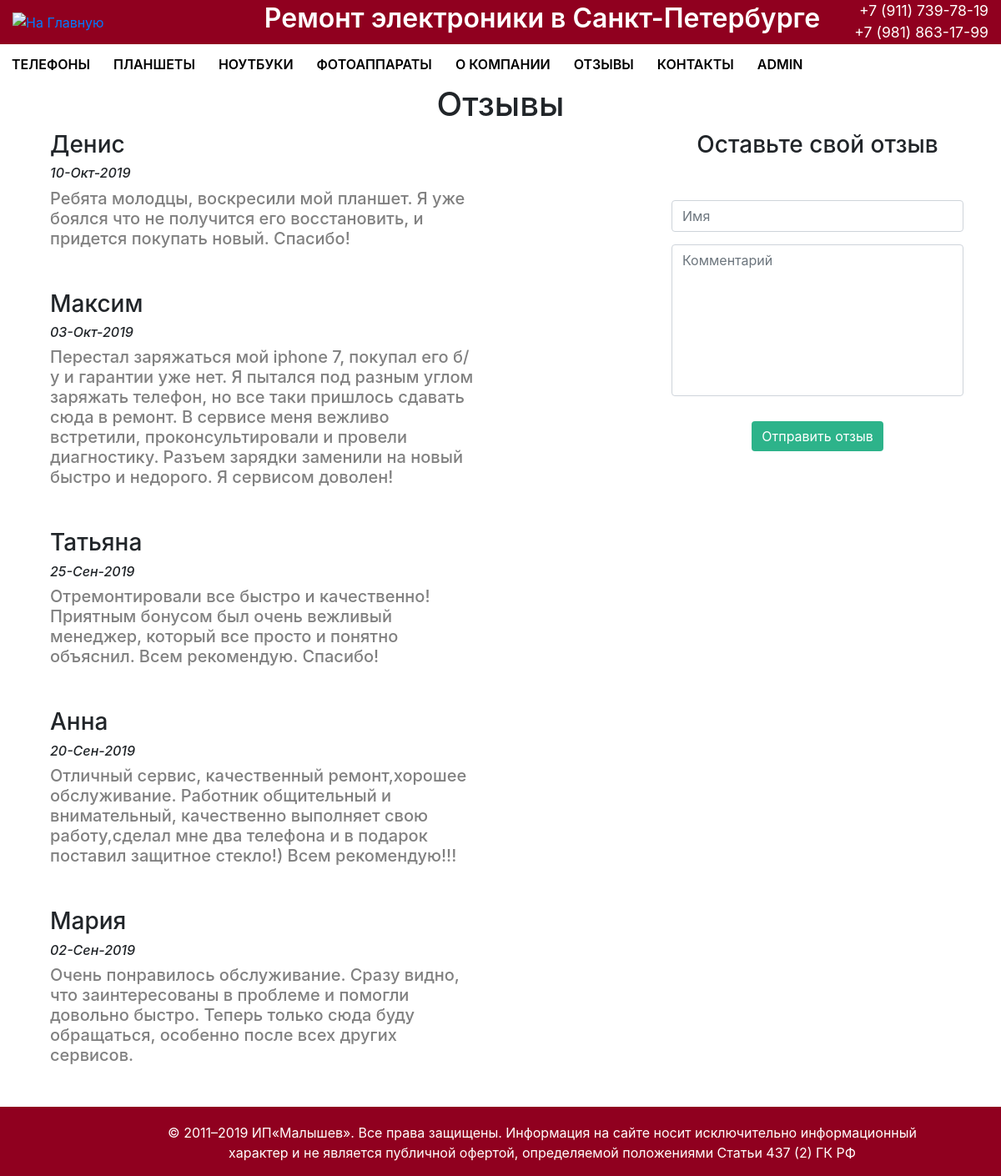
The app's page /reviews/ with its own data.
### reviews/models.py (models this page shows, shortened)
class Review(models.Model):
	name = models.CharField(max_length = 120)
	text = models.TextField()
	date = models.DateTimeField(auto_now_add=True)
	class Meta:
		verbose_name = "Отзыв"
		verbose_name_plural = 'Отзывы'

### reviews/templates/reviews/reviews.html (shortened to what this page needs)
{% extends "mainApp/wrapper.html" %}
{% block content %}
	<div class="container">
		<div class="row">
			<div class="col-12">
				<h1 class="text-center">Отзывы</h1>
			</div>
		</div>
		<div class="row">
			<div class=" col-lg-6 order-lg-1 col-12 order-2">
				{% for text in object_list %}
					<div class="reviewspage col-12" style="margin-bottom: 50px;">
						<h3>{{text.name}}</h3>
						<h6><i>{{text.date|date:"d-M-Y"}}</i></h6>
						<h5>{{text.text}}</h5>
					</div>
				{% endfor %}
			</div>
			<div class="addreview col-xl-4 offset-xl-2 col-lg-5 order-lg-2 offset-lg-1 col-md-8 offset-md-2 col-sm-10 offset-sm-1 col-12 order-1">
				<h3 class="text-center">Оставьте свой отзыв</h3>
				<form action="{% url 'review_new' %}" method="POST">
					<input type="text" class="form-control" placeholder="Имя" name="name">
					<textarea class="form-control" name="text" cols="30" rows="7" placeholder="Комментарий"></textarea>
					<div class="text-center">
						<button class="btn btn-success" type="submit">Отправить отзыв</button>
					</div>
				</form>
			</div>
		</div>
	</div>
{% endblock %}

### mainApp/templates/mainApp/wrapper.html (shortened to what this page needs)
<!DOCTYPE html>
<html lang="ru">
<head>
	{% load static %}
	<link rel="stylesheet" href="{% static 'css/bootstrap.css' %}">
	<link rel="stylesheet" href="{% static 'css/fotorama.css' %}">
	<link rel="stylesheet" href="{% static 'css/style.css' %}">
</head>
<body>
	<div class="container-fluid">
		<div class="row header align-items-center">
			<div class="logo col-xl-3 col-lg-3 col-md-3 col-sm-6 col-6 order-1">
				<a href="/"><img src="{% static 'img/logo.png' %}" alt="На Главную"></a>
			</div>
			<div class="title col-xl-7 order-xl-2 col-lg-6 order-lg-2 col-md-12 col-sm-12 col-12 order-3 align-self-center">
				<h1>Ремонт электроники в Санкт-Петербурге</h1>
			</div>
			<div class="phone col-xl-2 offset-lg-0 order-xl-3 col-lg-3 offset-lg-0 order-lg-3 col-md-3 offset-md-6 order-md-2 col-sm-4 offset-sm-2 order-sm-2 col-5 offset-1 order-2">
				<p>+7 (911) 739-78-19</p>
				<p>+7 (981) 863-17-99</p>
			</div>
		</div>
		<div class="menu row">
			<a href="/phones">
				<div>
					<p>ТЕЛЕФОНЫ</p>
				</div>
			</a>
			<a href="/tablets">
				<div>
					<p>ПЛАНШЕТЫ</p>
				</div>
			</a>
			<a href="/laptops">
				<div>
					<p>НОУТБУКИ</p>
				</div>
			</a>
			<a href="/cameras">
				<div>
					<p>ФОТОАППАРАТЫ</p>
				</div>
			</a>
			<a href="/about">
				<div>
					<p>О КОМПАНИИ</p>
				</div>
			</a>
			<a href="/reviews">
				<div>
					<p>ОТЗЫВЫ</p>
				</div>
			</a>
			<a href="/contacts">
				<div>
					<p>КОНТАКТЫ</p>
				</div>
			</a>
			<a href="/admin">
				<div>
					<p>ADMIN</p>
				</div>
			</a>
		</div>
	</div>
		{% block content %}
		{% endblock %}
	<div class="container-fluid">
		<div class="footer row justify-content-center">
			<div class="col-10 offset-1">
				<p>© 2011–2019 ИП«Малышев». Все права защищены. Информация на сайте носит исключительно информационный характер и не является публичной офертой, определяемой положениями Статьи 437 (2) ГК РФ</p>
			</div>
		</div>
	</div>
</body>
</html>

### mainApp/static/css/style.css (style rules this page uses)
textarea { resize: none; }
.header { background-color: #90001F; }
.header .title h1 { text-align: center; color: white; font-weight: 600; font-size: 2rem; }
.header .phone p { display: block; margin: auto; float: right; font-size: 1.1rem; color: white; }
.menu a { display: block; height: 100%; padding: 1% 0; -webkit-transition: all 0.2s; transition: all 0.2s; color: black; font-weight: 600; }
.menu a div p { display: block; margin: auto 14px; }
.footer { background-color: #90001F; text-align: center; }
.footer p { display: block; margin-top: 2%; color: white; }
.reviewspage h5 { color: gray; }
.addreview h3 { margin-bottom: 50px; }
.addreview input { margin-bottom: 15px; }
.addreview textarea { margin-bottom: 30px; }
.addreview button { background-color: #2DB38A; border: none; }

### records on screen
Review: name "Денис", date "10-Окт-2019", text "Ребята молодцы, воскресили мой планшет. Я уже боялся что не получится его восстановить, и придется покупать новый. Спасибо!"
Review: name "Максим", date "03-Окт-2019", text "Перестал заряжаться мой iрhоnе 7, покупал его б/у и гарантии уже нет. Я пытался под разным углом заряжать телефон, но все таки пришлось сдавать сюда в ремонт. В сервисе меня вежливо встретили, проконсультировали и провели диагностику. Разъем зарядки заменили на новый быстро и недорого. Я сервисом доволен!"
Review: name "Татьяна", date "25-Сен-2019", text "Отремонтировали все быстро и качественно! Приятным бонусом был очень вежливый менеджер, который все просто и понятно объяснил. Всем рекомендую. Спасибо!"
Review: name "Анна", date "20-Сен-2019", text "Отличный сервис, качественный ремонт,хорошее обслуживание. Работник общительный и внимательный, качественно выполняет свою работу,сделал мне два телефона и в подарок поставил защитное стекло!) Всем рекомендую!!!"
Review: name "Мария", date "02-Сен-2019", text "Очень понравилось обслуживание. Сразу видно, что заинтересованы в проблеме и помогли довольно быстро. Теперь только сюда буду обращаться, особенно после всех других сервисов."
